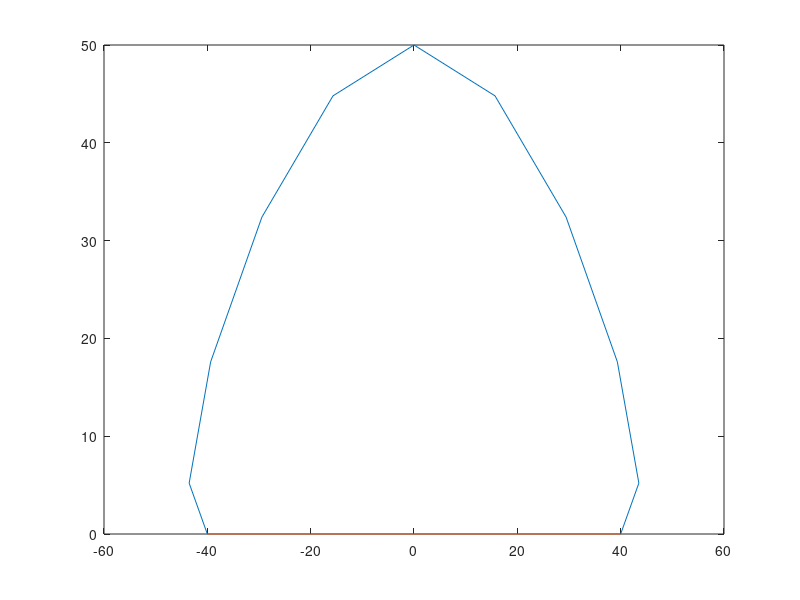

MATLAB code for this plot: (Note: this script raises an error after producing the figure.)
%% 
L=2*80;    %前进距离（实际移动距离为80）
H=50;       %腿抬高高度
nn=20;      %采样数（4的倍数）
%% 
T=1;
t=0:T/nn:T/2;
s=t/T;

%抄的轨迹函数
xs=L*(-16*power(s,3)+12*power(s,2)-s-1/4);
zs=zeros(1,nn/2+1);
for n=1:nn/2+1
    if(t(n)<0.25*T)
        zs(n)=H*(-128*power(s(n),3)+48*power(s(n),2));
    else
        zs(n)=H*(-128*power((0.5*T-t(n)/T),3)+48*power((0.5*T-t(n)/T),2));
    end
end
xp=L*(-s+1/4);
zp=zeros(1,nn/2+1);

plot(xs,zs);
hold on;
plot(xp,zp);

%% 生成步态轨迹的世界坐标

baseBias={[xxx1;-yyy1;zzz1],   [0;yyy2;zzz1],   [-xxx1;-yyy1;zzz1],...
           [xxx1;yyy1;zzz1],    [0;-yyy2;zzz1],  [-xxx1;yyy1;zzz1]};

trace_worldCo=cell(1,6);
for i=1:6
    trace_worldCo{i}=zeros(3,nn);
    if i==1||i==2||i==3           %同步态的三条腿/同时着地的三条腿

        for j=(nn/4+1):nn/2       %从s的中间开始，半个s步态
            trace_worldCo{i}(:,j-nn/4)=baseBias{i}+[xs(j);0;zs(j)];% (Δx; 0; Δz)
        end
        for j=1:nn/2              %半个s后接一个p步态
            trace_worldCo{i}(:,nn/4+j)=baseBias{i}+[xp(j);0;zp(j)];
        end
        for j=1:nn/4              %再接剩下半个s  后半s--p--前半s
            trace_worldCo{i}(:,j+(3*nn/4))=baseBias{i}+[xs(j);0;zs(j)];
        end

    else    %i==4||i==5||i==6      另外三条s和p步态反过来

        for j=(nn/4+1):nn/2   
            trace_worldCo{i}(:,j-nn/4)=baseBias{i}+[xp(j);0;zp(j)];%xp和xs顺序交换
        end
        for j=1:nn/2   
            trace_worldCo{i}(:,nn/4+j)=baseBias{i}+[xs(j);0;zs(j)];
        end
        for j=1:nn/4              %后半p--s--前半p
            trace_worldCo{i}(:,j+(3*nn/4))=baseBias{i}+[xp(j);0;zp(j)];
        end
    end
end

%% 获取步态轨迹的关节坐标系坐标
trace_jointCo=cell(1,6);
for i=1:6
    for j=1:nn
        [trace_jointCo{i}(:,j)]=worldCo2jointCo(i,trace_worldCo{i}(:,j));
    end
end

%% 逆运动学 获取步态轨迹的对应关节角
trace_jointAng=cell(1,6);
for i=1:6
    trace_jointAng{i}=zeros(3,nn);
    for j=1:nn
        [trace_jointAng{i}(:,j)]=jointCo2jointAng(trace_jointCo{i}(:,j));
    end
end


figure(2)

for i=1:6
    plot3(trace_worldCo{i}(1,:),trace_worldCo{i}(2,:),trace_worldCo{i}(3,:));
    hold on;
end
xlabel('x');
ylabel('y');
zlabel('z');


